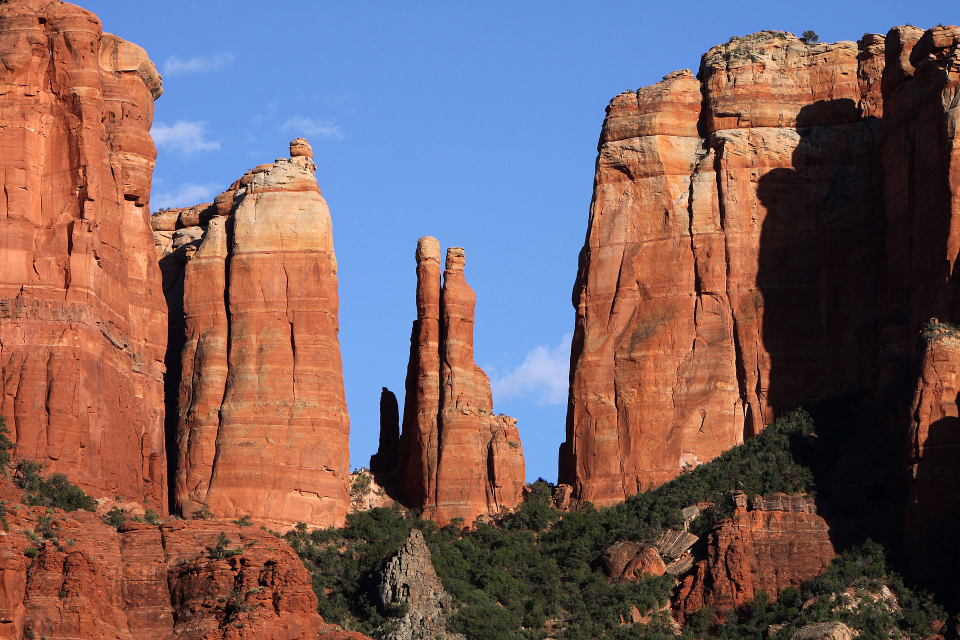
#> input picture images/image2.jpg, 1920 x 1280 px (shown at 1/2 size)
$ jupyter execute --allow-errors 101_python.ipynb   (shell and % lines are left out)   (Python 2 division)
#> lines starting #> are read from the running program, lines starting #| are printed output that depends on the picture
# Python: Basics

## 0. Python is
### 0.1 Interpreted language:
- Python is a bit slower in terms of running time compared to compiled languages C/C++!
- Much easier to work with (close to pseudo-code) **Write less code and do more**

### 0.2  Strongly typed
    - types are enforced (e.g. adding Integers and Strings is not allowed)

#> (a cell that did not finish here is left out)

### 0.3  Implicitly and dynamically typed
- There is no need need to declare variables (e.g. int a=10; //is not allowed )

[cell 2]
v = 10
v = 'test'

### 0.4  Case sensitive (i.e. var and VAR are two different variables)

[cell 3]
var = 0
#> (the rest of this cell did not finish here and is left out)

### 0.5  Object-oriented (i.e. everything is an object)

[cell 4]
a = 10 + 5j
print(type(a), a.conjugate(), a.imag)

## 1. Built-in Types and Operations

We are going to illustrate some examples with:
> **Booleans**: to handle binary variables,

> **Integers**: to handle variables in $\mathbb{Z}$,

> **Floats**: for variables in $\mathbb{R}$,

> **Strings**: to work with characters and text data,

> **Lists**: to store a compound of data. They are **mutable**.

> **Tuples**: similar to lists, but are **unmutable**.

> **Dictionaries**: to map (*hashable*) values to arbitrary objects.

> **Functions**:

> **Classes**:

*Hashable*. A hash function is any function that can be used to map data of arbitrary size onto data of a fixed size (see [wikipedia](https://en.wikipedia.org/wiki/Hash_function)).

For more details and examples about other built-in types not discussed here please
check the original [doc](https://docs.python.org/3/library/stdtypes.html).

### 1.1 Standard variables

[cell 5]
# Boolean
b = True
_b = False

[cell 6]
# Integer
a = 29

[cell 7]
# Float
f = 0.3
_f = 3e-1 # 0.3

[cell 8]
# String
string = 'Hello!'
string2 = '10'

[cell 9]
# Integer/Float tot string
a_string = str(a)
b_string = str(b)

[cell 10]
# string to int
strin2_int = int(string2)

[cell 11]
# Operations
not_b = not b # Boolean negation
s = a + f + 10 # Adding and substracting
m = a * _f / 3 # Multiplication and dividing
p = a**f # a to the power of b
a += f # increment a


a_vs_b = (a == b) # or (a is b)
s_vs_m = (s != m) # assessing the inequality of two variables
a_or_b = (a or b) # True if one of them is not 0 nor None
a_and_b = (a and b) # True if and only if all of them are not 0 nor None
hello_in_string = 'hello' in string

[cell 12]
# Printing
print(a) # simple
print(a, b, s_vs_m, hello_in_string ) # print compound variables
print('op1: ', s, ', op2: ', m, ', op3: ', p) # personalized print

[cell 13]
print('a: %d, b: %f, string: %s, s: %f, m: %.2f, p: %f' %(a, f, string, s, m, p)) # formated print

[cell 14]
print('a: {}, b: {}, string: {}, s: {}, m: {}, p: {}'.format(a, f, string, s, m, p)) # formated print

### 1.2 Tuples and Lists

[cell 15]
# tuple
t = (1, 'txt', 3.2, (2.5, 'nested'))
hash_t = hash(t)

print(t, type(t))
print(hash_t)

[cell 16]
# list
l = [2, 3, 10.5, t]
print(l, type(l))

[cell 17]
# building a list iteratively
l2 = []
l2.append(2)
l2.append(3)
print(l2, type(l2))

[cell 18]
# nested list
l3 = [[1,2,3], [4,5,6]]
print(l3)

[cell 19]
# range function
q = range(0, 20, 1) # all parameters are integers
print(q)

[cell 20]
# Accessing to list/tuple elements and slicing

a = l[0] # a will contain the first element of the list l
print(a)

[cell 21]
b = t[1:3] # b will be a tuple containing the second to the forth element of t
print(b)

[cell 22]
c = q[0:5:2] # taking from the first to the sixth element with a stride of 2
print(c)

[cell 23]
d = q[-1] # taking the last element
print(d)

[cell 24]
reverse_q = q[::-1] # reversing the order
print(reverse_q)

### 1.4 [If-Statements and Loops](https://docs.python.org/2/tutorial/controlflow.html)

[cell 25]
a = 10
b = 5
# standard if statement
if (a >= b):
    print('a is greater')
else:
    print('a is less')

[cell 26]
range(20)

[cell 27]
range(3, 11, 2)

#> (a cell that did not finish here is left out)

[cell 29]
table = range(20)

# nesting and if statement in a loop
for i in table: # i will take each value in the variable table [0, 1, 2, ..., 19]
    if (i%2 != 0): # you can just write: (i%2)
        print(i)

[cell 30]
squared = [i**2 for i in table]
print(squared)

[cell 31]
odd_numbers = [i for i in table if (i%2 != 0)]
print(odd_numbers)

[cell 32]
k = 0

# loop while a requirement is not met
while(k < 10):
    print(k)
    k += 3

### 1.3 [Dictionaries](https://docs.python.org/2/tutorial/datastructures.html#dictionaries)

[cell 33]
#Unlike sequences, which are indexed by a range of numbers, dictionaries are indexed by keys, which can be any immutable type;
#strings and numbers can always be keys.

a = {2: 'test',
     'other': 867 }
print('dictionary: %s'%(a))
print('dictionary keys: %s'%(a.keys()))
#> (the rest of this cell did not finish here and is left out)

[cell 34]
for a in enumerate([1,8,6,5]):
    print a

#> (a cell that did not finish here is left out)

[cell 36]
c = {}
c['1'] = 10
c[3] = 10000
c[2] = 555
print(c)

[cell 37]
print('Is 2 in the keys of c? Ans. %s'%(c.has_key(2)))

### 1.5 Functions (print, hash, max, open, etc. are [built-in functions](https://docs.python.org/3/library/functions.html) )

[cell 38]
def func(arg1, arg2):
    arg1 *= 3
    local_variable = arg1 * arg2
    return local_variable, arg1
a = 3
res, a = func(a,4)
print a, res

[cell 39]
def process(data):
    print('[process] data[0] = %d' %(data[0]))
    data[0] = 10

x = [0, 5, 10]
process(x)
print(x)

[cell 40]
def default(x=10):
    print('[default] x = %s.' %(x))

default()
default(7)
default('test')

[cell 41]
def default(a, b, c):
    print('a %s, b %s, c %s' %(a, b, c))
default(1,2,3)
default(b=1, a=2, c=3)

Fibonaci sequence
> $ u_{n+2} = u_{n+1} + u_{n},$ with $u_0 = 0$ and $u_1 = 1$

[cell 42]
def fib(n):
#> called with n = 100
    a, b = 0, 1
    while a < n:
        print(a)
        a, b = b, a+b
fib(100)

### 1.6 [Classes](https://docs.python.org/3.6/tutorial/classes.html)

[cell 43]
class Letter:
    def __init__(self, to, obj, message):
        self.to = to
        self.obj = obj
        self.message = message
        self.status = 'draft'

    def lenght(self):
        return len(self.message)

    def send(self):
        if(self.lenght() > 1000):
            print('Can not send message with more that 1000 characters.')
        else:
            print('Message sent.')
            self.status = 'sent'

[cell 44]
new = Letter(to='email@my.self', obj='object', message='Hello!')
print(new)
print(new.to)
new.send()

## 2. Libraries: [Numpy](https://docs.scipy.org/doc/numpy/user/quickstart.html)

[cell 45]
import numpy as np

### 2.1 Arrays and Matrices

[cell 46]
l = [range(10), range(10)]
print l
a = np.array(l)
print(a)
print(l)

[cell 47]
print( a.shape, a.ndim )

[cell 48]
a = np.arange(10)
print(a)

[cell 49]
z = np.zeros(10)
o = np.ones((10,2))
print(z)
print(o)

[cell 50]
linear_space = np.linspace(-1, 3, 10)
print('linear space between [-1, 3]:  %s' %(linear_space))

[cell 51]
a = np.arange(10) #[0,1,2,3,4,5,6,7,8,9]
b = np.array([3,8,6,0,4,13,8,7,4,6])
print('Point-wise product %s' %(a * b))
print('Point-wise sum %s' %(a + b))

[cell 52]
print('shape: {}'.format(o.shape))
print('number of dimension: {}'.format(o.ndim))

### 2.2 Linear Algebra

[cell 53]
v1 = np.arange(10)
v2 = np.arange(10)

dot = np.dot(v1, v2)
outer = np.outer(v1, v2)
print(dot)
print(outer)

[cell 54]
v1 = v1.reshape((10,1))
print v1

[cell 55]
M = np.arange(100)
print M
M = np.reshape(M, (10,10))
print(M.shape)
dot = np.dot(M, v1)
print(dot)
print(np.linalg.det(M))
print(np.linalg.norm(M))

[cell 56]
print(M.T)

### 2.3 Random numbers

[cell 57]
print('A Random number in [0,1): %s' %(np.random.random()))
print('5 Random number in [0,1): %s' %(np.random.random(5)))
print('A Random integer in [0, 2): %d' %(np.random.randint(2)))
print('10 Random integer in [10, 22): %s' %(np.random.randint(low=10, high=22, size=10)))

[cell 58]
print('A matrix 4x4 of random numbers: \n %s' %(np.random.randn(4,4)))

## 3. Libraries: [Matplotlib](https://matplotlib.org/gallery/index.html)

[cell 59]
from matplotlib import pyplot as plt

### 3.1 2D Single Plot

[cell 60]
plt.plot(np.linspace(-10, 10, 100), np.sin(np.linspace(-10, 10, 100)))
#> figure, not shown here; curve peaks at x = -4.75, y = 0.999

### 3.2 2D Multiple Plots and Legends

[cell 61]
plt.plot(np.linspace(-10, 10, 100), np.sin(np.linspace(-10, 10, 100)))
plt.plot(np.linspace(-10, 10, 1000), np.sin(.5*np.linspace(-10, 10, 1000)))
plt.legend(('first', 'second'))
#> figure, not shown here; curve peaks at x = -4.75, y = 0.999; curve peaks at x = -9.42, y = 1

[cell 62]
plt.subplot(1,2,1)
plt.plot(np.linspace(-10, 10, 100), np.sin(np.linspace(-10, 10, 100)))
plt.title('test')
plt.subplot(1,2,2)
plt.plot(np.linspace(-10, 10, 1000), np.sin(.5*np.linspace(-10, 10, 1000)))
plt.title('other')
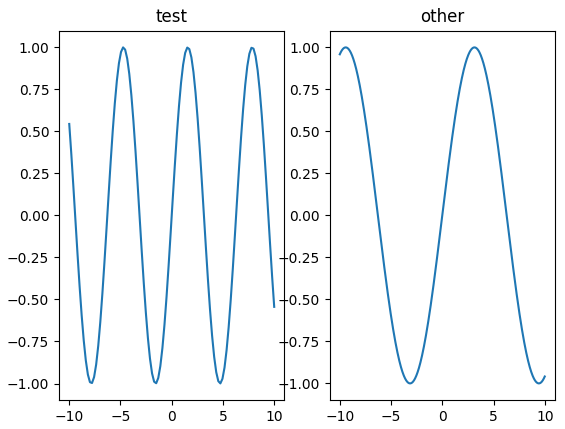
#> figure drawn by matplotlib, 2 panels; panel 1: curve peaks at x = -4.75, y = 0.999; panel 2: curve peaks at x = -9.42, y = 1

## 4. Libraries: [Scikit-image](https://scikit-image.org/docs/stable/auto_examples/index.html)

[cell 63]
from skimage import io, transform

### 4.1 Read and Plot image

[cell 64]
im = io.imread('../images/image2.jpg')
#> im is the input picture: shape (1280, 1920, 3); mean R, G, B 121.6, 96.5, 98
plt.imshow(im)

### 4.2 Transforms (resize, rotate)

[cell 65]
plt.figure();plt.imshow(transform.resize(im, (100,100)))
plt.figure();plt.imshow(transform.rotate(im, 45))
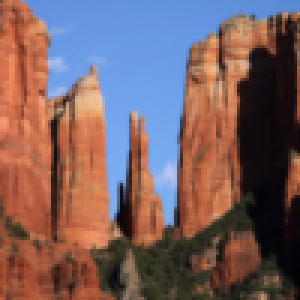
#> shown: shape (100, 100, 3) float64 (shown 3 times larger); mean R, G, B 0.477, 0.379, 0.384
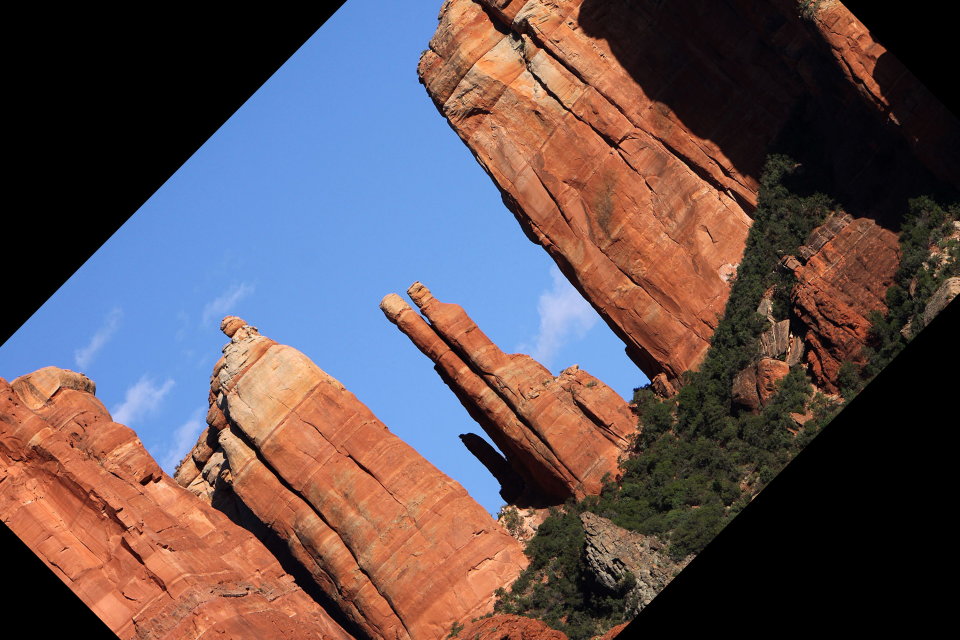
#> shown: shape (1280, 1920, 3) float64 (shown at 1/2 size); mean R, G, B 0.379, 0.314, 0.328

## 5. Examples

### 5.1 Least-square solution $Ax=b$

[cell 66]
import numpy as np
import matplotlib.pyplot as plt
# Fit a line, ``y = mx + c``, through some noisy data-points:

x = np.array([0, 1, 2, 3])
y = np.array([-1, 0.2, 0.9, 2.1])

A = np.vstack([x, np.ones(len(x))]).T # vertical stack followed by a transposition.
print(A)
m, c = np.linalg.lstsq(A, y, rcond=None)[0]
print(m, c)

[cell 67]
plt.plot(x, y, 'o', label='Original data', markersize=10)
plt.plot(x, m*x + c, 'r', label='Fitted line')
plt.legend()
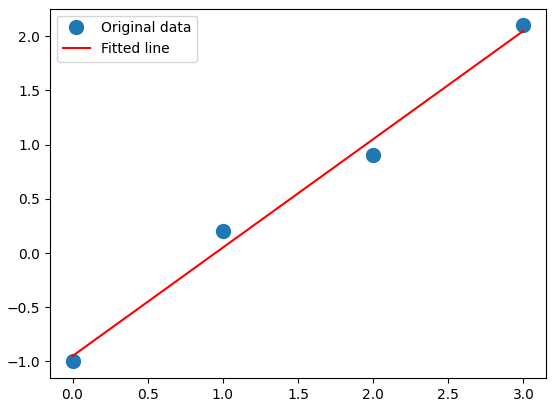
#> figure drawn by matplotlib, 1 panel

### 5.2 Image patch extraction

[cell 68]
from skimage import io, transform
import matplotlib.pyplot as plt
image = transform.resize(io.imread('../images/image3.jpg', 1), (300,300))
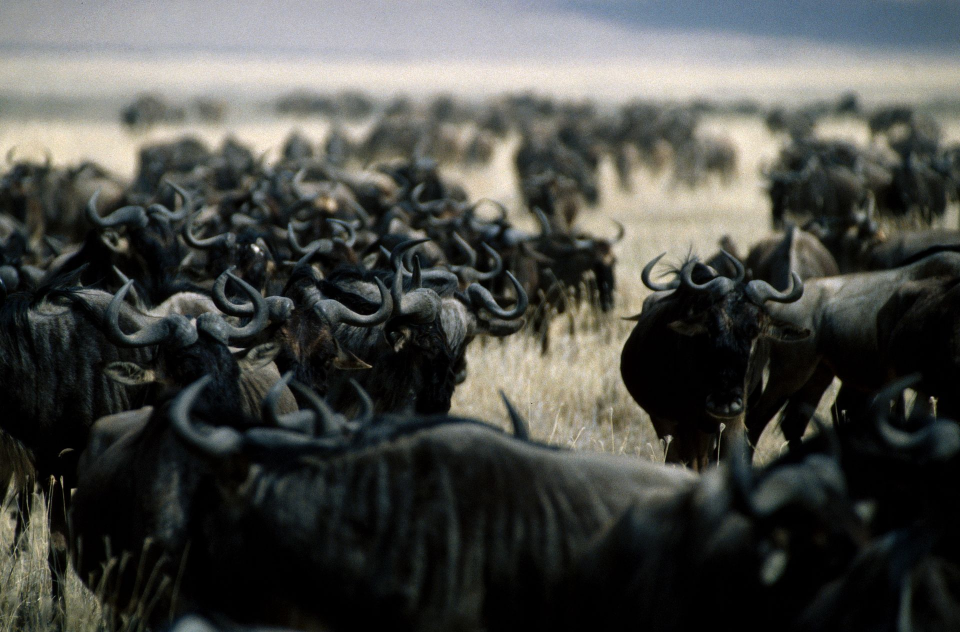
#> input picture images/image3.jpg, 1920 x 1264 px (shown at 1/2 size)
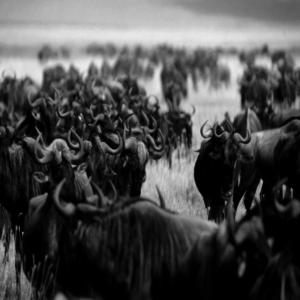
#> image: shape (300, 300) float64; min 0, max 0.924, mean 0.294
print('image shape: {}'.format(image.shape))
#| image shape: (300, 300)
plt.imshow(image, cmap=plt.cm.gray)
patch_shape = (32,32)

[cell 69]
plt.imshow(image[100:132, 100:132])
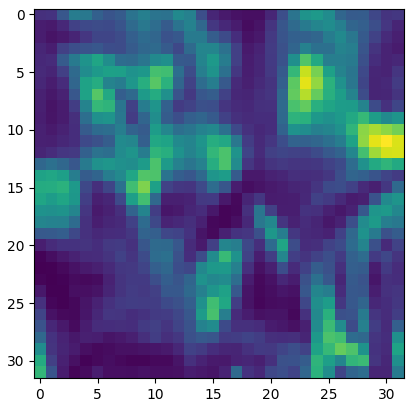
#> figure drawn by matplotlib, 1 panel

[cell 70]
padded_im = np.pad(image, ((16,16), (16,16)), mode='constant')
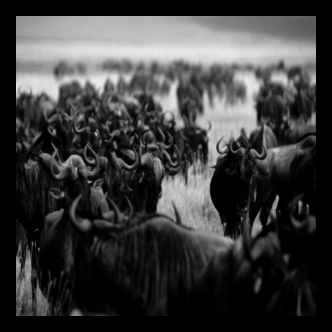
#> padded_im: shape (332, 332) float64; min 0, max 0.924, mean 0.24
print(padded_im.shape)
#| (332, 332)

[cell 71]
plt.imshow(padded_im, cmap=plt.cm.gray)

[cell 72]
ids = np.zeros_like(image)
ids[::10, ::10] = 1

[cell 73]
plt.matshow(ids)
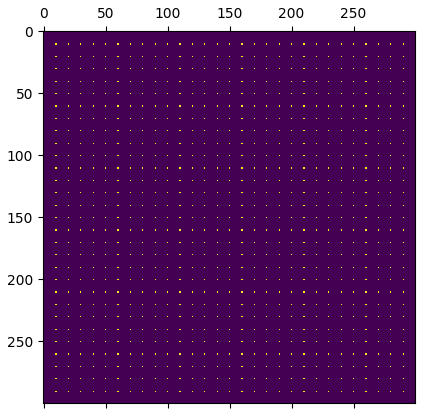
#> figure drawn by matplotlib, 1 panel

[cell 74]
x_ids, y_ids = np.nonzero(ids)
rand = np.random.permutation(range(len(x_ids)))
x_ids = x_ids[rand]
y_ids = y_ids[rand]

[cell 75]
k = 1
fig = plt.figure(figsize=(15,15))
for x, y in zip(x_ids[:100], y_ids[:100]):
    plt.subplot(10,10,k)
    k += 1
    plt.imshow(padded_im[x:x+patch_shape[0], y:y+patch_shape[1]], cmap=plt.cm.gray)
#> after the loop, k = 101
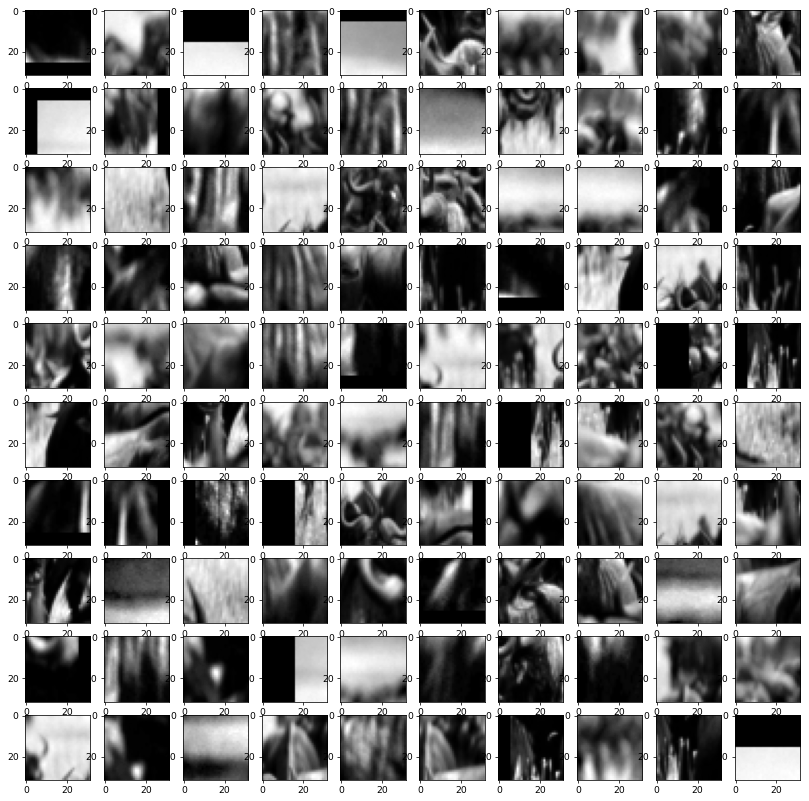
#> figure drawn by matplotlib, 100 panels
